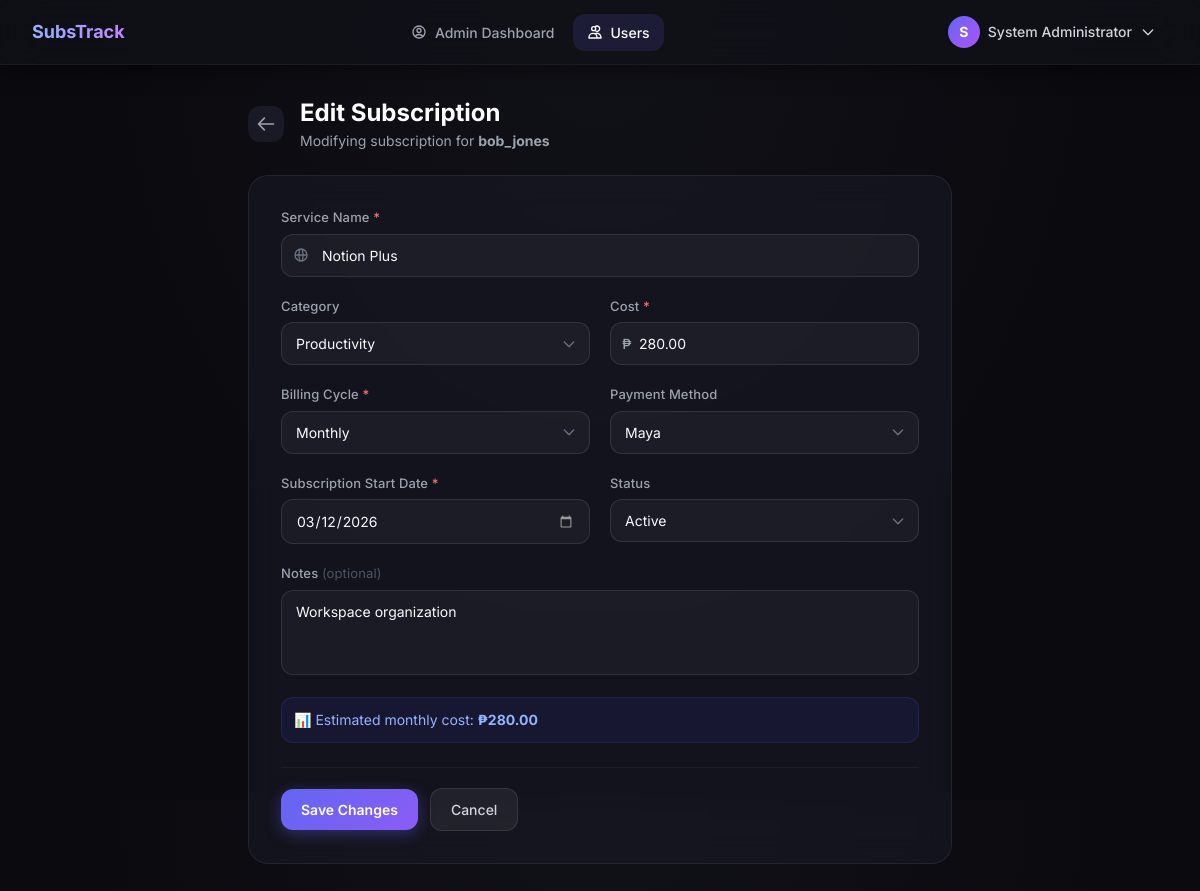
/admin/users/1003/subscriptions/11/edit (signed in), run on the app's committed database.
### tables this page shows
CREATE TABLE IF NOT EXISTS users (
    id           INT UNSIGNED    NOT NULL AUTO_INCREMENT,
    username     VARCHAR(50)     NOT NULL,
    full_name    VARCHAR(100)    NOT NULL,
    email        VARCHAR(150)    NOT NULL,
    password     VARCHAR(255)    NOT NULL,
    role         ENUM('admin','user') NOT NULL DEFAULT 'user',
    created_at   TIMESTAMP       NOT NULL DEFAULT CURRENT_TIMESTAMP,
    updated_at   TIMESTAMP       NOT NULL DEFAULT CURRENT_TIMESTAMP ON UPDATE CURRENT_TIMESTAMP,
    PRIMARY KEY (id),
    UNIQUE KEY uq_users_email    (email),
    UNIQUE KEY uq_users_username (username)
);

CREATE TABLE IF NOT EXISTS subscriptions (
    id              INT UNSIGNED        NOT NULL AUTO_INCREMENT,
    user_id         INT UNSIGNED        NOT NULL,
    service_name    VARCHAR(100)        NOT NULL,
    category        VARCHAR(50)         NULL DEFAULT 'Other',
    cost            DECIMAL(10,2)       NOT NULL,
    billing_cycle   ENUM('monthly','quarterly','semi-annual','annual') NOT NULL DEFAULT 'monthly',
    payment_method  VARCHAR(80)         NOT NULL DEFAULT 'Credit Card',
    start_date      DATE                NOT NULL,
    notes           TEXT                NULL,
    status          ENUM('active','paused','cancelled') NOT NULL DEFAULT 'active',
    created_at      TIMESTAMP           NOT NULL DEFAULT CURRENT_TIMESTAMP,
    updated_at      TIMESTAMP           NOT NULL DEFAULT CURRENT_TIMESTAMP ON UPDATE CURRENT_TIMESTAMP,
    PRIMARY KEY (id),
    CONSTRAINT fk_subscriptions_user
        FOREIGN KEY (user_id) REFERENCES users (id)
        ON DELETE CASCADE
        ON UPDATE CASCADE,
    INDEX idx_subscriptions_start  (start_date),
    INDEX idx_subscriptions_user   (user_id),
    INDEX idx_subscriptions_status (status)
);

### controllers/AdminController.php (called while the page is built, shortened)
<?php
require_once dirname(__DIR__) . '/models/User.php';
require_once dirname(__DIR__) . '/models/Subscription.php';
require_once __DIR__ . '/Session.php';
class AdminController
{
    private User $userModel;
    private Subscription $subModel;
    public function __construct()
    {
        $this->userModel = new User();
        $this->subModel  = new Subscription();
    }
    public function editUserSubscription(int $userId, int $subId): void
    {
        $user = $this->userModel->findById($userId);
        $subscription = $this->subModel->getById($subId, $userId);
        $old         = Session::getFlash('old') ?? $subscription;
        require_once dirname(__DIR__) . '/views/admin/user_subscription_edit.php';
    }
}

### config/database.php (called while the page is built, shortened)
<?php
class Database
{
    private static ?PDO $instance = null;
    public static function getInstance(): PDO
    {
        if (self::$instance === null) {
            $host    = $_ENV['DB_HOST']    ?? '127.0.0.1';
            $port    = $_ENV['DB_PORT']    ?? '3306';
            $dbname  = $_ENV['DB_NAME']    ?? 'subscription_tracker';
            $user    = $_ENV['DB_USER']    ?? 'root';
            $pass    = $_ENV['DB_PASS']    ?? '';
            $charset = $_ENV['DB_CHARSET'] ?? 'utf8mb4';
            $dsn = "mysql:host={$host};port={$port};dbname={$dbname};charset={$charset}";
            $options = [
                PDO::ATTR_ERRMODE            => PDO::ERRMODE_EXCEPTION,
                PDO::ATTR_DEFAULT_FETCH_MODE => PDO::FETCH_ASSOC,
                PDO::ATTR_EMULATE_PREPARES   => false,
                PDO::MYSQL_ATTR_FOUND_ROWS   => true,
                PDO::ATTR_TIMEOUT            => 5,
            ];
            try {
                self::$instance = new PDO($dsn, $user, $pass, $options);
            } catch (PDOException $e) {
                error_log('[Database] Connection failed: ' . $e->getMessage());
                die(json_encode(['error' => 'Database connection failed. Please try again later.']));
            }
        }
        return self::$instance;
    }
}

### models/User.php (called while the page is built, shortened)
<?php
require_once dirname(__DIR__) . '/config/database.php';
class User
{
    private PDO $db;
    public function __construct()
    {
        $this->db = Database::getInstance();
    }
    public function findById(int $id): array|false
    {
        $stmt = $this->db->prepare('SELECT id, username, full_name, email, role, created_at FROM users WHERE id = ?');
        $stmt->execute([$id]);
        return $stmt->fetch();
    }
}

### models/Subscription.php (called while the page is built, shortened)
<?php
require_once dirname(__DIR__) . '/config/database.php';
class Subscription
{
    private PDO $db;
    public function __construct()
    {
        $this->db = Database::getInstance();
    }
    public static function calculateNextRenewal(string $startDate, string $billingCycle): string
    {
        $start = new DateTime($startDate);
        $now = new DateTime('today');
        $cycleMonths = [
            'monthly'     => 1,
            'quarterly'   => 3,
            'semi-annual' => 6,
            'annual'      => 12,
        ];
        $monthsToAdd = $cycleMonths[$billingCycle] ?? 1;
        $cycles = 0;
        while (true) {
            $year = (int)$start->format('Y');
            $month = (int)$start->format('n');
            $day = (int)$start->format('j');
            $month += $cycles * $monthsToAdd;
            $year += (int)floor(($month - 1) / 12);
            $month = (($month - 1) % 12) + 1;
            $daysInTargetMonth = cal_days_in_month(CAL_GREGORIAN, $month, $year);
            $targetDay = min($day, $daysInTargetMonth);
            $targetDate = new DateTime(sprintf('%04d-%02d-%02d', $year, $month, $targetDay));
            if ($targetDate >= $now) {
                return $targetDate->format('Y-m-d');
            }
            $cycles++;
        }
    }
    public function getById(int $id, int $userId): array|false
    {
        $stmt = $this->db->prepare(
            'SELECT * FROM subscriptions WHERE id = ? AND user_id = ?'
        );
        $stmt->execute([$id, $userId]);
        $row = $stmt->fetch();
        if ($row) {
            $row['next_renewal_date'] = self::calculateNextRenewal($row['start_date'], $row['billing_cycle']);
        }
        return $row;
    }
}

### controllers/Session.php (called while the page is built, shortened)
<?php
class Session
{
    public static function getFlash(string $key, mixed $default = null): mixed
    {
        $value = $_SESSION['_flash'][$key] ?? $default;
        return $value;
    }
}

### views/admin/user_subscription_edit.php (the view, shortened to what this page needs)
<?php
$user            = $user ?? [];
$subscription    = $subscription ?? [];
$old             = $old ?? [];
require_once __DIR__ . '/../layout/header.php';
require_once __DIR__ . '/../layout/navbar.php';
require_once dirname(__DIR__, 2) . '/models/Subscription.php';
$cycles         = Subscription::CYCLES;
$categories     = Subscription::CATEGORIES;
$paymentMethods = Subscription::PAYMENT_METHODS;
$statuses       = ['active', 'paused', 'cancelled'];
?>
<div class="min-h-screen">
<main class="max-w-3xl mx-auto px-4 sm:px-6 lg:px-8 py-8">
    <div class="flex items-center gap-4 mb-6">
        <a href="/admin/users/<?= $user['id'] ?>/subscriptions"
           class="p-2 rounded-xl bg-surface-700 hover:bg-surface-600 text-gray-400 hover:text-white transition-all duration-200">
            <svg class="w-5 h-5" fill="none" viewBox="0 0 24 24" stroke="currentColor"><path stroke-linecap="round" stroke-linejoin="round" stroke-width="2" d="M10 19l-7-7m0 0l7-7m-7 7h18"/></svg>
        </a>
        <div>
            <h1 class="text-2xl font-bold text-white">Edit Subscription</h1>
            <p class="text-gray-400 text-sm mt-0.5">Modifying subscription for <strong><?= htmlspecialchars($user['username'], ENT_QUOTES) ?></strong></p>
        </div>
    </div>
    <div class="glass-card p-6 sm:p-8 animate-slide-up">
        <form method="POST" action="/admin/users/<?= $user['id'] ?>/subscriptions/<?= $subscription['id'] ?>/edit" id="subscriptionForm" novalidate>
            <div class="grid grid-cols-1 md:grid-cols-2 gap-5">
                <div class="form-group md:col-span-2">
                    <label for="service_name" class="form-label">Service Name <span class="text-red-400">*</span></label>
                    <div class="relative">
                        <span class="input-icon">
                            <svg class="w-4 h-4" fill="none" viewBox="0 0 24 24" stroke="currentColor"><path stroke-linecap="round" stroke-linejoin="round" stroke-width="2" d="M21 12a9 9 0 01-9 9m9-9a9 9 0 00-9-9m9 9H3m9 9a9 9 0 01-9-9m9 9c1.657 0 3-4.03 3-9s-1.343-9-3-9m0 18c-1.657 0-3-4.03-3-9s1.343-9 3-9m-9 9a9 9 0 019-9"/></svg>
                        </span>
                        <input type="text" id="service_name" name="service_name" class="form-input pl-10"
                               placeholder="e.g., Netflix, Spotify, GitHub" required
                               value="<?= htmlspecialchars($old['service_name'] ?? '', ENT_QUOTES) ?>" />
                    </div>
                </div>
                <div class="form-group">
                    <label for="category" class="form-label">Category</label>
                    <select id="category" name="category" class="form-input">
                        <?php foreach ($categories as $cat): ?>
                        <option value="<?= $cat ?>" <?= ($old['category'] ?? 'Other') === $cat ? 'selected' : '' ?>>
                            <?= htmlspecialchars($cat, ENT_QUOTES) ?>
                        </option>
                        <?php endforeach; ?>
                    </select>
                </div>
                <div class="form-group">
                    <label for="cost" class="form-label">Cost <span class="text-red-400">*</span></label>
                    <div class="relative">
                        <span class="absolute left-3 top-1/2 -translate-y-1/2 text-gray-400 font-medium text-sm">₱</span>
                        <input type="number" id="cost" name="cost" class="form-input pl-7"
                               placeholder="0.00" step="0.01" min="0.01" required
                               value="<?= htmlspecialchars($old['cost'] ?? '', ENT_QUOTES) ?>" />
                    </div>
                </div>
                <div class="form-group">
                    <label for="billing_cycle" class="form-label">Billing Cycle <span class="text-red-400">*</span></label>
                    <select id="billing_cycle" name="billing_cycle" class="form-input">
                        <?php foreach (array_keys($cycles) as $cycle): ?>
                        <option value="<?= $cycle ?>" <?= ($old['billing_cycle'] ?? 'monthly') === $cycle ? 'selected' : '' ?>>
                            <?= ucfirst($cycle) ?>
                        </option>
                        <?php endforeach; ?>
                    </select>
                </div>
                <div class="form-group">
                    <label for="payment_method" class="form-label">Payment Method</label>
                    <select id="payment_method" name="payment_method" class="form-input">
                        <?php foreach ($paymentMethods as $pm): ?>
                        <option value="<?= $pm ?>" <?= ($old['payment_method'] ?? 'Credit Card') === $pm ? 'selected' : '' ?>>
                            <?= htmlspecialchars($pm, ENT_QUOTES) ?>
                        </option>
                        <?php endforeach; ?>
                    </select>
                </div>
                <div class="form-group">
                    <label for="start_date" class="form-label">Subscription Start Date <span class="text-red-400">*</span></label>
                    <input type="date" id="start_date" name="start_date" class="form-input"
                           required
                           value="<?= htmlspecialchars($old['start_date'] ?? $old['renewal_date'] ?? '', ENT_QUOTES) ?>" />
                </div>
                <div class="form-group">
                    <label for="status" class="form-label">Status</label>
                    <select id="status" name="status" class="form-input">
                        <?php foreach ($statuses as $st): ?>
                        <option value="<?= $st ?>" <?= ($old['status'] ?? 'active') === $st ? 'selected' : '' ?>>
                            <?= ucfirst($st) ?>
                        </option>
                        <?php endforeach; ?>
                    </select>
                </div>
                <div class="form-group md:col-span-2">
                    <label for="notes" class="form-label">Notes <span class="text-gray-600 font-normal">(optional)</span></label>
                    <textarea id="notes" name="notes" class="form-input resize-none" rows="3"
                              placeholder="Any additional details about this subscription..."><?= htmlspecialchars($old['notes'] ?? '', ENT_QUOTES) ?></textarea>
                </div>
            </div>
            <div id="costPreview" class="mt-4 p-3 rounded-xl bg-brand-600/10 border border-brand-600/20 text-sm text-brand-300 hidden">
                📊 Estimated monthly cost: <strong id="monthlyCostDisplay">₱0.00</strong>
            </div>
            <div class="flex items-center gap-3 mt-6 pt-5 border-t border-white/5">
                <button type="submit" class="btn-primary">
                    Save Changes
                </button>
                <a href="/admin/users/<?= $user['id'] ?>/subscriptions" class="btn-secondary">Cancel</a>
            </div>
        </form>
    </div>
</main>
</div>
<?php require_once __DIR__ . '/../layout/footer.php'; ?>

### public/css/style.css (style rules this page uses)
*, *::before, *::after { box-sizing: border-box; }
:root { --surface-900: #0a0a0f; --surface-800: #111118; --surface-700: #1a1a27; --surface-600: #22223b; --surface-500: #2d2d4a; --brand-500: #6366f1; --brand-600: #4f46e5; --glow: rgba(99, 102, 241, 0.35); }
body { background: radial-gradient(ellipse at top, #111118 0%, #0a0a0f 60%); min-height: 100vh; }
.glass-card { background: rgba(26, 26, 39, 0.6); backdrop-filter: blur(16px); -webkit-backdrop-filter: blur(16px); border: 1px solid rgba(255, 255, 255, 0.07); border-radius: 1.25rem; transition: border-color 0.3s ease, box-shadow 0.3s ease; }
.btn-primary { display: inline-flex; align-items: center; justify-content: center; padding: 0.625rem 1.25rem; background: linear-gradient(135deg, #6366f1 0%, #8b5cf6 100%); color: #ffffff; font-size: 0.875rem; font-weight: 600; border-radius: 0.75rem; border: none; cursor: pointer; text-decoration: none; transition: opacity 0.2s, transform 0.15s, box-shadow 0.2s; box-shadow: 0 4px 15px rgba(99, 102, 241, 0.35); }
.btn-secondary { display: inline-flex; align-items: center; justify-content: center; padding: 0.625rem 1.25rem; background: rgba(255, 255, 255, 0.06); color: #d1d5db; font-size: 0.875rem; font-weight: 500; border-radius: 0.75rem; border: 1px solid rgba(255, 255, 255, 0.1); cursor: pointer; text-decoration: none; transition: background 0.2s, border-color 0.2s, color 0.2s; }
.form-group { position: relative; }
.form-label { display: block; font-size: 0.8125rem; font-weight: 500; color: #9ca3af; margin-bottom: 0.375rem; letter-spacing: 0.01em; }
.form-input { width: 100%; padding: 0.625rem 0.875rem; background: rgba(255, 255, 255, 0.04); border: 1px solid rgba(255, 255, 255, 0.1); border-radius: 0.75rem; color: #f9fafb; font-size: 0.875rem; font-family: inherit; transition: border-color 0.2s, box-shadow 0.2s, background 0.2s; outline: none; -webkit-appearance: none; appearance: none; }
.form-input::placeholder { color: #6b7280; }
select.form-input { background-repeat: no-repeat; background-position: right 0.75rem center; background-size: 1rem; padding-right: 2.5rem; cursor: pointer; }
select.form-input option { background: #1a1a27; color: #f9fafb; }
.input-icon { position: absolute; left: 0.75rem; top: 50%; transform: translateY(-50%); color: #6b7280; pointer-events: none; display: flex; align-items: center; }

### data on the page
users: username "bob_jones"
subscriptions: service_name "Notion Plus", category "Productivity", cost "280.00", billing_cycle "Monthly", payment_method "Maya", start_date "03/12/2026", status "Active", notes "Workspace organization"

### other printed values
substr($currentFullName, 0, 1) "S"
$currentFullName "System Administrator"
